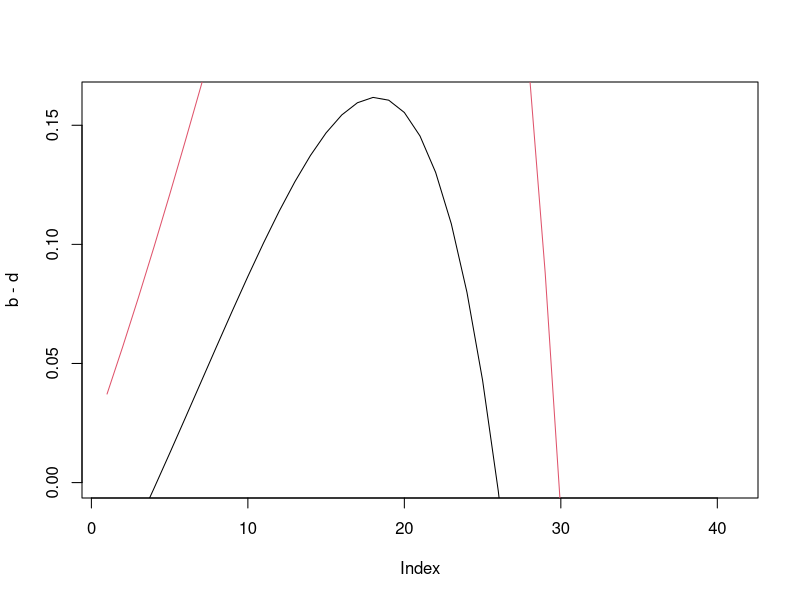
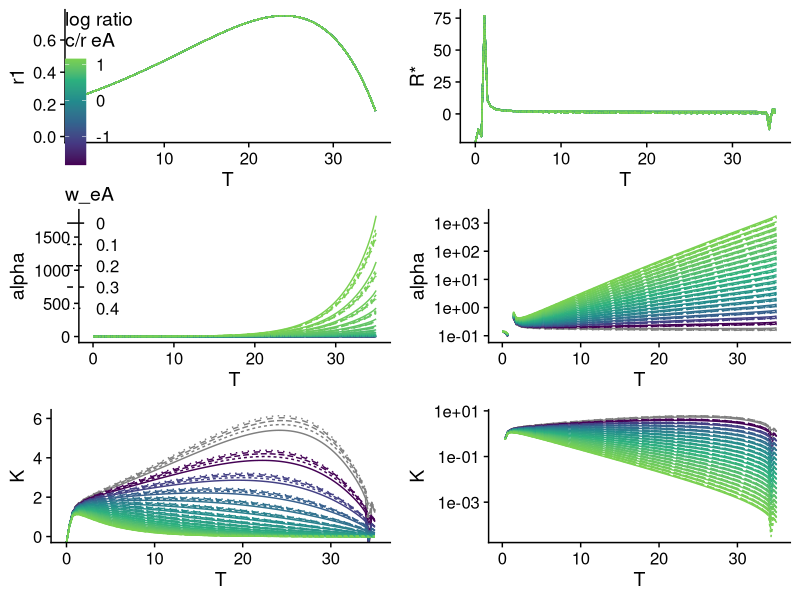
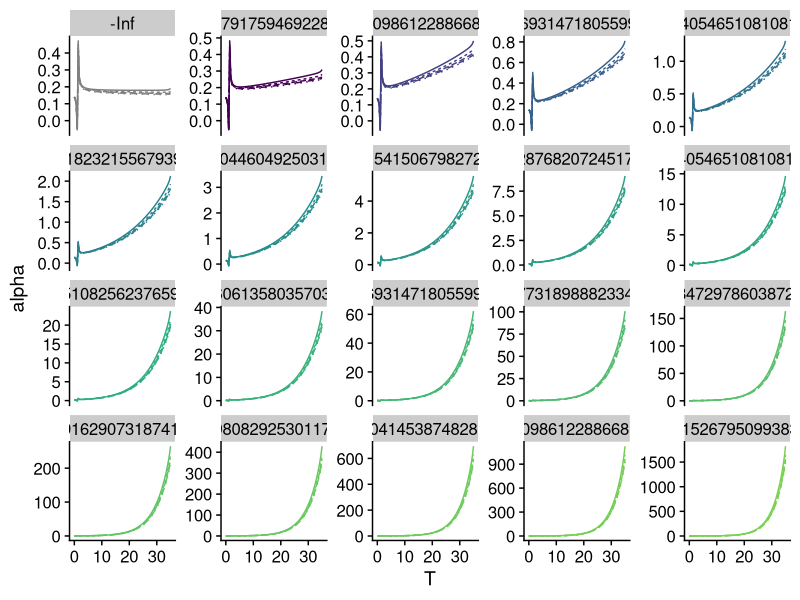
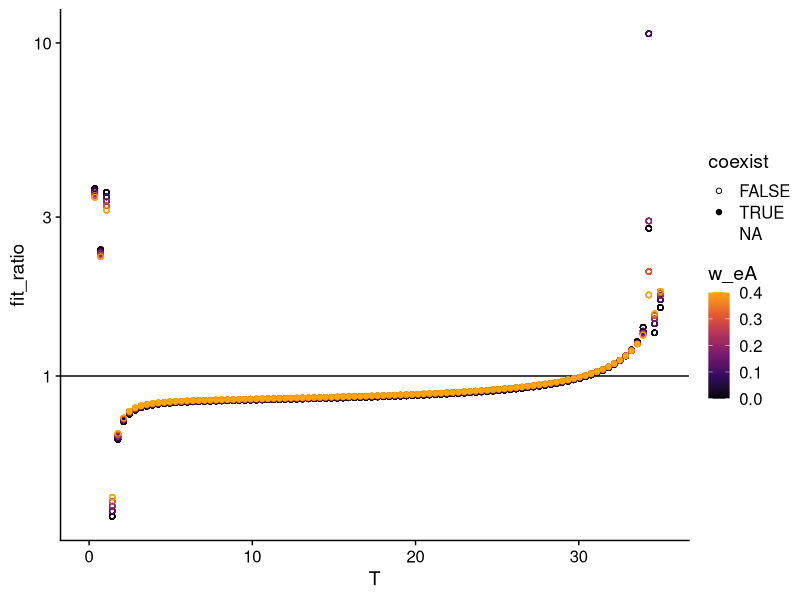
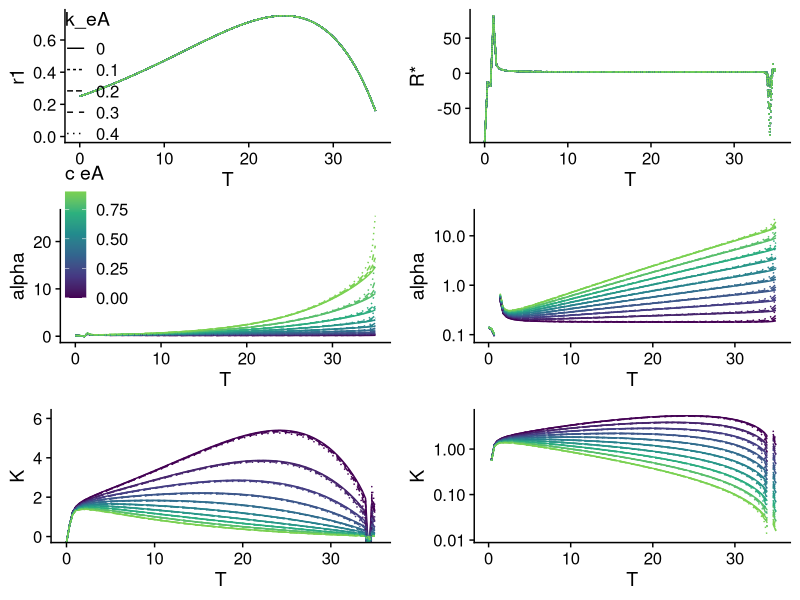
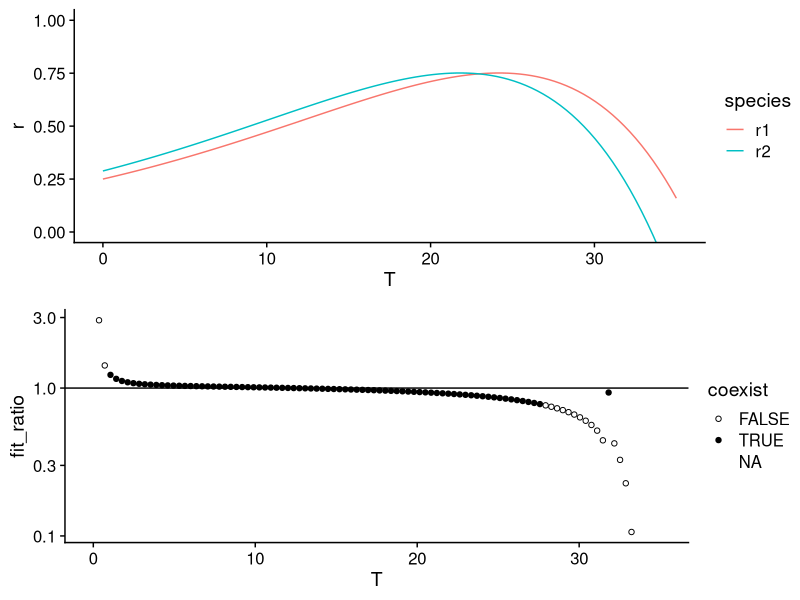
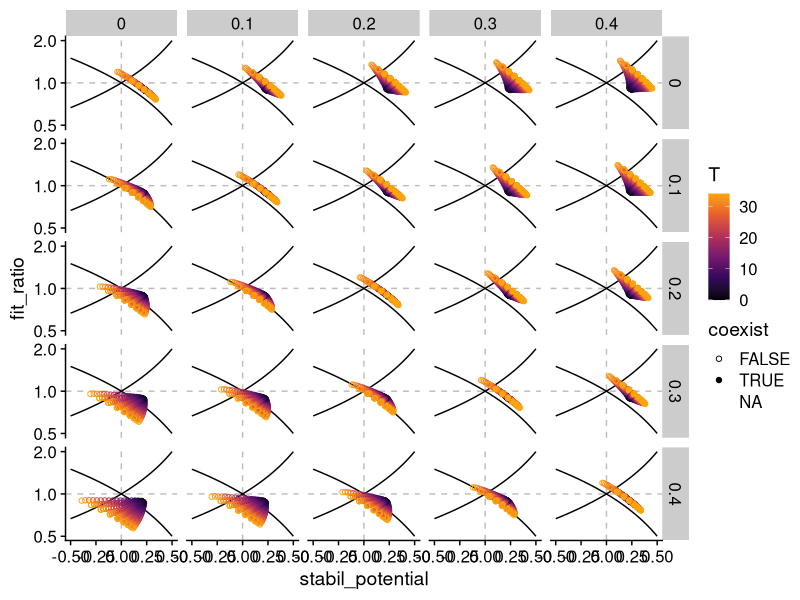
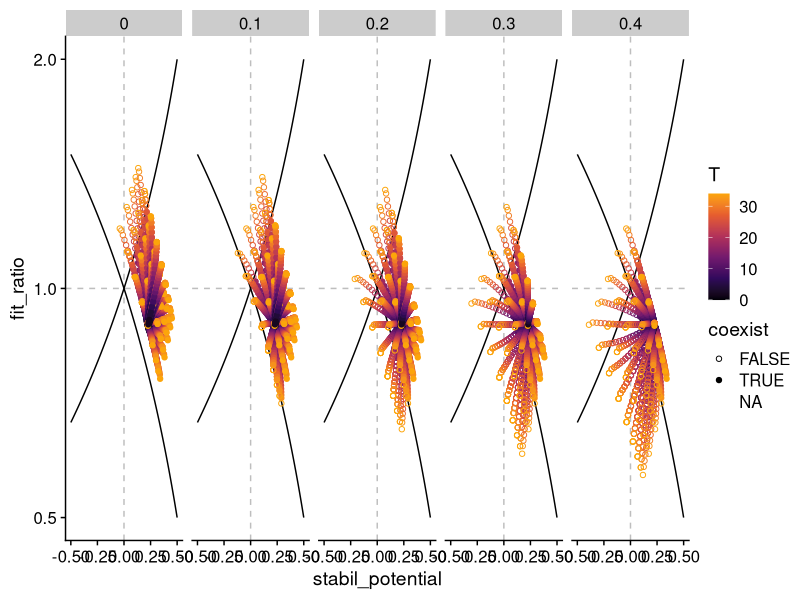

These charts were generated, in order, by the following R code:


library(tidyverse)
library(cowplot)
theme_set(theme_cowplot())


arrhenius<-function(Temp, E, b1, ref_temp = 0) {
  k<-8.62e-05 #Boltzmann's constant
  E <- E # 0.6 # activation energy (eV)
  T<-Temp+273.15 #range of temp in K
  Tc <- ref_temp+273.15 #reference temperature
  
  metabolism<-(b1*exp(1)^(E*(1/(k*Tc)-1/(k*T))))
  return(metabolism)
}

b <- arrhenius(Temp = 0:40, E = 0.6, b1 = 0.5, ref_temp = 1)
d <- 0.25 + arrhenius(Temp = 0:40, E = 0.75, b1 = 0.25, ref_temp = )
plot(b-d, ylim = c(0,max(b-d)), type = "l")

b2 <- arrhenius(Temp = 0:40, E = 0.6, b1 = 0.5, ref_temp = -2)
d2 <- 0.25 + arrhenius(Temp = 0:40, E = 0.75, b1 = 0.25, ref_temp = -2)
lines(b2-d2, col = 2)

library(tidyverse)
library(cowplot)

#' Setup Tilman's consumer resource model parameters 

### Here species 1 is RED species 2 is BLUE
temp_RC <- function(T = 25, r_eA = 0.6, c_eA = 0.6, w_eA = 0, k_eA = 0, ref_temp2 = 0){
  D = 0.25 #0.7 #mortality rate
  c11 = arrhenius(Temp = T, E = c_eA, b1 = 0.2); c12 = arrhenius(Temp = T, E = c_eA, b1 = 0.4); c21 = arrhenius(Temp = T, E = c_eA, b1 = 0.5); c22 = arrhenius(Temp = T, E = c_eA, b1 = 0.2) ### cij = per capita consumption of comsumer i on resource j
  w11 = arrhenius(Temp = T, E = w_eA, b1 = 0.2); w12 = arrhenius(Temp = T, E = w_eA, b1 = 0.4); w21 = arrhenius(Temp = T, E = w_eA, b1 = 0.4); w22 = arrhenius(Temp = T, E = w_eA, b1 = 0.2) ## wij = weighting factor that converts availability of resource j into consumer Ni
  k1 = arrhenius(Temp = T, E = k_eA, b1 = 0.1); k2 = arrhenius(Temp = T, E = k_eA, b1 = 0.1) #half saturation constant for N resource consumption
  r1 = arrhenius(Temp = T, E = r_eA, b1 = 0.5) - arrhenius(Temp = T, E = 0.74, b1 = 0.25); 
  r2 = arrhenius(Temp = T, E = r_eA, b1 = 0.5, ref_temp = ref_temp2) - arrhenius(Temp = T, E = 0.74, b1 = 0.25, ref_temp = ref_temp2) #population growth rates
  T1 = 1; T2 = 1 #minimum amount of resource required for growth
  
  species1_consumption <- c12/c11
  species2_consumption <- c22/c21
  
  #' Calculate slope and intercept for the ZNGI's (get this from equation S3 in Ke and Letten)
  y.inter.1 <-  (D * (k1 - T1) + r1 * T1) / (w12 * (r1 - D))
  y.inter.2 <-  (w21 / w22) * (D * (k2 - T2) + r2 * T2) / (w21 * (r2 - D))
  
  
  #' Calculate equilibrium resource values (when the ZNGIs cross each other, i.e. such that Ke and Letten equations S3.1 = S3.2)
  B1 <-  y.inter.1
  B2 <-  y.inter.2
  Lamda.1 <-  (w11 / w12)
  Lamda.2 <- (w21 / w22)
  R1.star <-  (B1 - B2) / (Lamda.1 - Lamda.2)
  R2.star <-  (B2 * Lamda.1 - B1 * Lamda.2) / (Lamda.1 - Lamda.2)  
  
  
  #' Supply concentrations of resources
  S1 <- 10 #0.248
  S2 <- 12  #0.245
  
  
  #Calculate alphas
  a11 <- (c12 + c11 * (w11/w12)) / (D * (S2 + (w11/w12) * S1 - B1))
  a12 <- (c22 + c21 * (w11/w12)) / (D * (S2 + (w11/w12) * S1 - B1))
  
  a22 <- (c22 + c21 * (w21/w22)) / (D *(S2 + (w21/w22) * S1 - B2))
  a21 <- (c12 + c11 * (w21/w22)) / (D *(S2 + (w21/w22) * S1 - B2))
  
  p <- sqrt((a12*a21)/(a11*a22)) #niche overlap
  stabil_potential <- 1 - p #stabilizing potential
  fit_ratio <- sqrt((a11*a12)/(a22*a21)) * (r2)/(r1) #fitness ratio
  coexist <- p < fit_ratio &  fit_ratio < 1/p
  
  data.frame(a11 = a11, a12 = a12, a22 = a22, a21 = a21, R1.star = R1.star, R2.star= R2.star, K1 = (r1)/a11, K2 = (r2)/a22, T = T, r1 = r1, r2 = r2, c = c11, stabil_potential = stabil_potential, fit_ratio = fit_ratio, p = p , coexist = coexist)
}

results<-data.frame()
for(i in 1:20){
  for(j in 1:5){
  r_eA <- 0.6
  c_eA <- 0.1*(i-1)
  w_eA <- 0.1*(j-1)
  hold<-temp_RC(T = seq(0, 35,length = 100), r_eA = r_eA , c_eA = c_eA, w_eA = w_eA, ref_temp2 = 1)
  hold$r_eA <- r_eA
  hold$c_eA <- c_eA
  hold$w_eA <- w_eA
  hold$r_c_ratio <- log(c_eA/r_eA)
  results <- bind_rows(results, hold)
  }}


plot_grid(ggplot(results, aes(x = T, y = r1, group = interaction(r_c_ratio, w_eA), color = r_c_ratio, linetype = factor(w_eA)))+
            geom_line()+
            scale_linetype("w_eA")+
            scale_color_viridis_c(end = 0.8, "log ratio\nc/r eA")+
            coord_cartesian(ylim = c(0, max(results$r1)))+
            theme(legend.justification=c(0,1), legend.position=c(0,1)),
          
          ggplot(filter(results,r1>0), aes(x = T, y = R1.star, group = interaction(r_c_ratio, w_eA), color = r_c_ratio, linetype = factor(w_eA)))+
            geom_line()+
            scale_linetype(guide = F)+
            scale_color_viridis_c(end = 0.8, guide = F)+
            coord_cartesian()+
            ylab(label = "R*"),
          
          ggplot(results, aes(x = T, y = a22, group = interaction(r_c_ratio, w_eA), color = r_c_ratio, linetype = factor(w_eA)))+
            geom_line()+
            scale_linetype(guide = F)+
            scale_color_viridis_c(end = 0.8, guide = F)+
            coord_cartesian()+
            ylab("alpha"),
          
          ggplot(results, aes(x = T, y = a22, group = interaction(r_c_ratio, w_eA), color = r_c_ratio, linetype = factor(w_eA)))+
            geom_line()+
            scale_linetype(guide = F)+
            scale_color_viridis_c(end = 0.8, guide = F)+
            scale_y_log10()+
            ylab("alpha"),
          
          ggplot(results, aes(x = T, y = K1, group = interaction(r_c_ratio, w_eA), color = r_c_ratio, linetype = factor(w_eA)))+
            geom_line()+
            scale_linetype(guide = F)+
            scale_color_viridis_c(end = 0.8, guide = F)+
            coord_cartesian(ylim = c(0, max(results$K1,na.rm = T)))+
            ylab(label = "K"),
          
          ggplot(results, aes(x = T, y = K1, group = interaction(r_c_ratio, w_eA), color = r_c_ratio, linetype = factor(w_eA)))+
            geom_line()+
            scale_linetype(guide = F)+
            scale_color_viridis_c(end = 0.8, guide = F)+
            #coord_cartesian(ylim = c(0, max(results$K1)))+
            ylab(label = "K")+
            scale_y_log10(), nrow = 3)
ggsave("figures/metabolic_explore.png", height = 11, width = 10)

ggplot(results, aes(x = T, y = a22, group = interaction(r_c_ratio, w_eA), color = r_c_ratio, linetype = factor(w_eA)))+
  geom_line()+
  facet_wrap(~r_c_ratio, scales = "free_y")+
  scale_linetype(guide = F)+
  scale_color_viridis_c(end = 0.8, guide = F)+
  ylab("alpha")

results %>% ggplot(aes(x = T, y = fit_ratio, color = w_eA, shape = coexist))+
  geom_hline(yintercept = 1)+
  geom_point()+
  scale_color_viridis_c(option = "B", end = 0.8)+
  scale_y_log10()+
  scale_shape_manual(values = c(1,19))

results2<-data.frame()
for(i in 1:10){
  for(j in 1:5){
    r_eA <- 0.6
    c_eA <- 0.1*(i-1)
    k_eA <- 0.1*(j-1)
    hold<-temp_RC(T = seq(0, 35,length = 100), r_eA = r_eA , c_eA = c_eA, w_eA = 0, k_eA = k_eA, ref_temp2 = 1)
    hold$r_eA <- r_eA
    hold$c_eA <- c_eA
    hold$k_eA <- k_eA
    results2 <- bind_rows(results2, hold)
  }}


#results2 <- results2 %>% filter(r >0)

plot_grid(ggplot(results2, aes(x = T, y = r1, group = interaction(c_eA, k_eA), color = c_eA, linetype = factor(k_eA)))+
            geom_line()+
            scale_linetype("k_eA")+
            scale_color_viridis_c(end = 0.8, "c eA")+
            coord_cartesian(ylim = c(0, max(results$r1)))+
            theme(legend.justification=c(0,1), legend.position=c(0,1)),
          
          ggplot(filter(results2,r1>0), aes(x = T, y = R1.star, group = interaction(c_eA, k_eA), color = c_eA, linetype = factor(k_eA)))+
            geom_line()+
            scale_linetype(guide = F)+
            scale_color_viridis_c(end = 0.8, guide = F)+
            ylab(label = "R*"),
          
          ggplot(results2, aes(x = T, y = a22, group = interaction(c_eA, k_eA), color = c_eA, linetype = factor(k_eA)))+
            geom_line()+
            scale_linetype(guide = F)+
            scale_color_viridis_c(end = 0.8, guide = F)+
            coord_cartesian()+
            ylab("alpha"),
          
          ggplot(results2, aes(x = T, y = a22, group = interaction(c_eA, k_eA), color = c_eA, linetype = factor(k_eA)))+
            geom_line()+
            scale_linetype(guide = F)+
            scale_color_viridis_c(end = 0.8, guide = F)+
            scale_y_log10()+
            ylab("alpha"),
          
          ggplot(results2, aes(x = T, y = K1, group = interaction(c_eA, k_eA), color = c_eA, linetype = factor(k_eA)))+
            geom_line()+
            scale_linetype(guide = F)+
            scale_color_viridis_c(end = 0.8, guide = F)+
            coord_cartesian(ylim = c(0, max(results$K1,na.rm = T)))+
            ylab(label = "K"),
          
          ggplot(results2, aes(x = T, y = K1, group = interaction(c_eA, k_eA), color = c_eA, linetype = factor(k_eA)))+
            geom_line()+
            scale_linetype(guide = F)+
            scale_color_viridis_c(end = 0.8, guide = F)+
            #coord_cartesian(ylim = c(0, max(results$K1)))+
            ylab(label = "K")+
            scale_y_log10(), nrow = 3)
ggsave("figures/metabolic_explore2.png", height = 11, width = 10)


results3<-temp_RC(T = seq(0, 35,length = 100), ref_temp2 = -2)

plot_grid(
results3 %>% 
  select(r1, r2, T) %>% 
  gather(key = species, value = r, r1:r2) %>% 
  ggplot(aes(x = T, y = r, color = species))+
  geom_line()+
  coord_cartesian(ylim = c(0,1)),

results3 %>% ggplot(aes(x = T, y = fit_ratio, shape = coexist))+
  geom_hline(yintercept = 1)+
  geom_point()+
  scale_shape_manual(values = c(1,19))+
  scale_y_log10(),nrow = 2)
ggsave("figures/metabolic_explore3.png", height = 6, width = 5)

#now vary Cs and Ws separately with T#####
temp_RC_2 <- function(T = 25, r_eA = 0.6, c_eA11 = 0.6, c_eA12 = 0.6, c_eA22 = 0.6, c_eA21 = 0.6, w_eA = 0, k_eA = 0, ref_temp2 = 0){
  D = 0.25 
  c11 = arrhenius(Temp = T, E = c_eA11, b1 = 0.2); c12 = arrhenius(Temp = T, E = c_eA12, b1 = 0.4); c21 = arrhenius(Temp = T, E = c_eA21, b1 = 0.5); c22 = arrhenius(Temp = T, E = c_eA22, b1 = 0.2) ### cij = per capita consumption of comsumer i on resource j
  w11 = arrhenius(Temp = T, E = w_eA, b1 = 0.2); w12 = arrhenius(Temp = T, E = w_eA, b1 = 0.4); w21 = arrhenius(Temp = T, E = w_eA, b1 = 0.4); w22 = arrhenius(Temp = T, E = w_eA, b1 = 0.2) ## wij = weighting factor that converts availability of resource j into consumer Ni
  k1 = arrhenius(Temp = T, E = k_eA, b1 = 0.1); k2 = arrhenius(Temp = T, E = k_eA, b1 = 0.1) #half saturation constant for N resource consumption
  r1 = arrhenius(Temp = T, E = r_eA, b1 = 0.5) - arrhenius(Temp = T, E = 0.74, b1 = 0.25); 
  r2 = arrhenius(Temp = T, E = r_eA, b1 = 0.5, ref_temp = ref_temp2) - arrhenius(Temp = T, E = 0.74, b1 = 0.25, ref_temp = ref_temp2) #population growth rates
  T1 = 1; T2 = 1 #minimum amount of resource required for growth
  
  species1_consumption <- c12/c11
  species2_consumption <- c22/c21
  
  #' Calculate slope and intercept for the ZNGI's (get this from equation S3 in Ke and Letten)
  y.inter.1 <-  (D * (k1 - T1) + r1 * T1) / (w12 * (r1 - D))
  y.inter.2 <-  (w21 / w22) * (D * (k2 - T2) + r2 * T2) / (w21 * (r2 - D))
  
  
  #' Calculate equilibrium resource values (when the ZNGIs cross each other, i.e. such that Ke and Letten equations S3.1 = S3.2)
  B1 <-  y.inter.1
  B2 <-  y.inter.2
  Lamda.1 <-  (w11 / w12)
  Lamda.2 <- (w21 / w22)
  R1.star <-  (B1 - B2) / (Lamda.1 - Lamda.2)
  R2.star <-  (B2 * Lamda.1 - B1 * Lamda.2) / (Lamda.1 - Lamda.2)  
  
  
  #' Supply concentrations of resources
  S1 <- 10 #0.248
  S2 <- 12  #0.245
  
  
  #Calculate alphas
  a11 <- (c12 + c11 * (w11/w12)) / (D * (S2 + (w11/w12) * S1 - B1))
  a12 <- (c22 + c21 * (w11/w12)) / (D * (S2 + (w11/w12) * S1 - B1))
  
  a22 <- (c22 + c21 * (w21/w22)) / (D *(S2 + (w21/w22) * S1 - B2))
  a21 <- (c12 + c11 * (w21/w22)) / (D *(S2 + (w21/w22) * S1 - B2))
  
  p <- sqrt((a12*a21)/(a11*a22)) #niche overlap
  stabil_potential <- 1 - p #stabilizing potential
  fit_ratio <- sqrt((a11*a12)/(a22*a21)) * (r2)/(r1) #fitness ratio
  coexist <- p < fit_ratio &  fit_ratio < 1/p
  
  data.frame(a11 = a11, a12 = a12, a22 = a22, a21 = a21, R1.star = R1.star, R2.star= R2.star, K1 = (r1)/a11, K2 = (r2)/a22, T = T, r1 = r1, r2 = r2, c = c11, stabil_potential = stabil_potential, fit_ratio = fit_ratio, p = p , coexist = coexist, species1_consumption = species1_consumption, species2_consumption = species2_consumption)
}

results4<-data.frame()
for(i in 1:5){
  for(j in 1:5){
    for(k in 1:5){
      for(l in 1:5){
        r_eA <- 0.6
        c_eA11 <- 0.1*(i-1)
        c_eA22 <- 0.1*(j-1)
        c_eA21 <- 0.1*(k-1)
        c_eA12 <- 0.1*(l-1)
        hold<-temp_RC_2(T = seq(0, 35,by = 2), r_eA = r_eA , c_eA11 = c_eA11, c_eA12 = c_eA12, c_eA22 = c_eA22, c_eA21 = c_eA21)
        hold$r_eA <- r_eA
        hold$c_eA11 <- c_eA11
        hold$c_eA12 <- c_eA12
        hold$c_eA22 <- c_eA22
        hold$c_eA21 <- c_eA21
        results4 <- bind_rows(results4, hold)
      }}}}

x <- seq(0.5,1.5,length = 100)

lines.df <- data.frame(x = x, y = 1/(x), y2 = x)

ggplot(results4, aes(x = stabil_potential, y = fit_ratio, color = T, shape = coexist))+
  geom_hline(yintercept = 1, color = "grey", linetype = 2)+
  geom_vline(xintercept = 0, color = "grey", linetype = 2)+
  geom_line(data = lines.df, aes(x = 1-x, y = y, color = NULL, shape = NULL))+
  geom_line(data = lines.df, aes(x = 1-x, y = y2, color = NULL, shape = NULL))+
  geom_point()+
  facet_grid(c_eA11~c_eA12)+
  scale_y_log10()+
  scale_color_viridis_c(option = "B", end = 0.8)+
  scale_shape_manual(values = c(1,19))
ggsave("figures/vary_cii.png", height = 8, width = 10)

ggplot(results4, aes(x = stabil_potential, y = fit_ratio, color = T, shape = coexist))+
  geom_hline(yintercept = 1, color = "grey", linetype = 2)+
  geom_vline(xintercept = 0, color = "grey", linetype = 2)+
  geom_line(data = lines.df, aes(x = 1-x, y = y, color = NULL, shape = NULL))+
  geom_line(data = lines.df, aes(x = 1-x, y = y2, color = NULL, shape = NULL))+
  geom_point()+
  facet_grid(~c_eA11)+
  scale_y_log10()+
  scale_color_viridis_c(option = "B", end = 0.8)+
  scale_shape_manual(values = c(1,19))
ggsave("figures/coexistence-temperature-substitutable.png", width = 8, height = 6)

